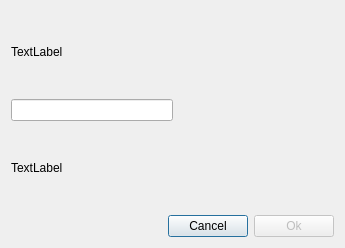
<?xml version="1.0" encoding="UTF-8"?>
<ui version="4.0">
 <class>FrameIntervalEditor</class>
 <widget class="QDialog" name="FrameIntervalEditor">
  <property name="geometry">
   <rect>
    <x>0</x>
    <y>0</y>
    <width>345</width>
    <height>248</height>
   </rect>
  </property>
  <property name="windowTitle">
   <string>Dialog</string>
  </property>
  <layout class="QVBoxLayout" name="verticalLayout">
   <item>
    <layout class="QHBoxLayout" name="horizontalLayout_4">
     <item>
      <widget class="QLabel" name="name">
       <property name="text">
        <string>TextLabel</string>
       </property>
      </widget>
     </item>
     <item>
      <spacer name="horizontalSpacer_4">
       <property name="orientation">
        <enum>Qt::Horizontal</enum>
       </property>
       <property name="sizeHint" stdset="0">
        <size>
         <width>40</width>
         <height>20</height>
        </size>
       </property>
      </spacer>
     </item>
    </layout>
   </item>
   <item>
    <layout class="QHBoxLayout" name="horizontalLayout_6">
     <item>
      <widget class="QLineEdit" name="frameCount">
       <property name="styleSheet">
        <string notr="true">color: rgb(255, 255, 255);</string>
       </property>
      </widget>
     </item>
     <item>
      <spacer name="horizontalSpacer_6">
       <property name="orientation">
        <enum>Qt::Horizontal</enum>
       </property>
       <property name="sizeHint" stdset="0">
        <size>
         <width>40</width>
         <height>20</height>
        </size>
       </property>
      </spacer>
     </item>
    </layout>
   </item>
   <item>
    <widget class="QLabel" name="description">
     <property name="text">
      <string>TextLabel</string>
     </property>
     <property name="wordWrap">
      <bool>true</bool>
     </property>
    </widget>
   </item>
   <item>
    <layout class="QHBoxLayout" name="horizontalLayout_5">
     <item>
      <spacer name="horizontalSpacer_5">
       <property name="orientation">
        <enum>Qt::Horizontal</enum>
       </property>
       <property name="sizeHint" stdset="0">
        <size>
         <width>68</width>
         <height>20</height>
        </size>
       </property>
      </spacer>
     </item>
     <item>
      <widget class="QPushButton" name="cancel">
       <property name="text">
        <string>Cancel</string>
       </property>
      </widget>
     </item>
     <item>
      <widget class="QPushButton" name="ok">
       <property name="enabled">
        <bool>false</bool>
       </property>
       <property name="text">
        <string>Ok</string>
       </property>
      </widget>
     </item>
    </layout>
   </item>
  </layout>
 </widget>
 <resources/>
 <connections/>
</ui>
